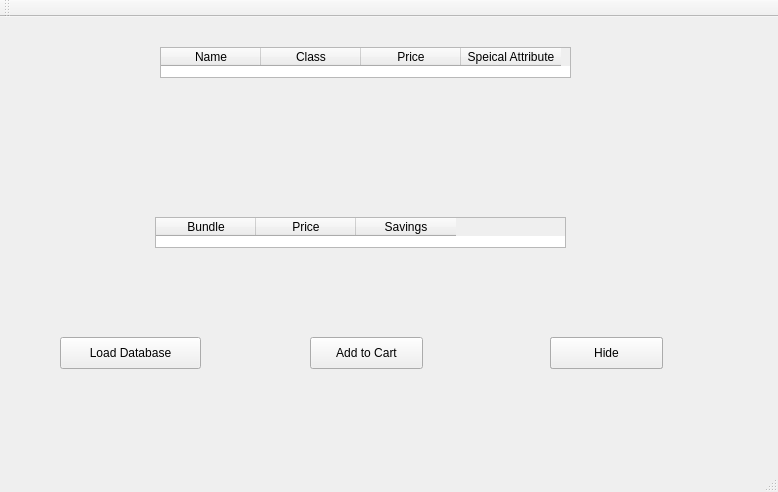
<?xml version="1.0" encoding="UTF-8"?>
<ui version="4.0">
 <class>MainWindow</class>
 <widget class="QMainWindow" name="MainWindow">
  <property name="geometry">
   <rect>
    <x>0</x>
    <y>0</y>
    <width>778</width>
    <height>492</height>
   </rect>
  </property>
  <property name="windowTitle">
   <string>MainWindow</string>
  </property>
  <widget class="QWidget" name="centralWidget">
   <widget class="QPushButton" name="pushButton">
    <property name="geometry">
     <rect>
      <x>60</x>
      <y>320</y>
      <width>141</width>
      <height>32</height>
     </rect>
    </property>
    <property name="text">
     <string>Load Database</string>
    </property>
   </widget>
   <widget class="QPushButton" name="pushButton_2">
    <property name="geometry">
     <rect>
      <x>310</x>
      <y>320</y>
      <width>113</width>
      <height>32</height>
     </rect>
    </property>
    <property name="text">
     <string>Add to Cart</string>
    </property>
   </widget>
   <widget class="QPushButton" name="pushButton_3">
    <property name="geometry">
     <rect>
      <x>550</x>
      <y>320</y>
      <width>113</width>
      <height>32</height>
     </rect>
    </property>
    <property name="text">
     <string>Show Cart</string>
    </property>
   </widget>
   <widget class="QTableWidget" name="tableWidget">
    <property name="geometry">
     <rect>
      <x>160</x>
      <y>30</y>
      <width>411</width>
      <height>31</height>
     </rect>
    </property>
    <column>
     <property name="text">
      <string>Name</string>
     </property>
    </column>
    <column>
     <property name="text">
      <string>Class</string>
     </property>
    </column>
    <column>
     <property name="text">
      <string>Price</string>
     </property>
    </column>
    <column>
     <property name="text">
      <string>Speical Attribute</string>
     </property>
    </column>
   </widget>
   <widget class="QTableWidget" name="tableWidget_2">
    <property name="geometry">
     <rect>
      <x>155</x>
      <y>200</y>
      <width>411</width>
      <height>31</height>
     </rect>
    </property>
    <column>
     <property name="text">
      <string>Bundle</string>
     </property>
    </column>
    <column>
     <property name="text">
      <string>Price</string>
     </property>
    </column>
    <column>
     <property name="text">
      <string>Savings</string>
     </property>
    </column>
   </widget>
   <widget class="QPushButton" name="pushButton_4">
    <property name="geometry">
     <rect>
      <x>550</x>
      <y>320</y>
      <width>113</width>
      <height>32</height>
     </rect>
    </property>
    <property name="text">
     <string>Hide</string>
    </property>
   </widget>
  </widget>
  <widget class="QMenuBar" name="menuBar">
   <property name="geometry">
    <rect>
     <x>0</x>
     <y>0</y>
     <width>778</width>
     <height>22</height>
    </rect>
   </property>
  </widget>
  <widget class="QToolBar" name="mainToolBar">
   <attribute name="toolBarArea">
    <enum>TopToolBarArea</enum>
   </attribute>
   <attribute name="toolBarBreak">
    <bool>false</bool>
   </attribute>
  </widget>
  <widget class="QStatusBar" name="statusBar"/>
 </widget>
 <layoutdefault spacing="6" margin="11"/>
 <resources/>
 <connections/>
</ui>
